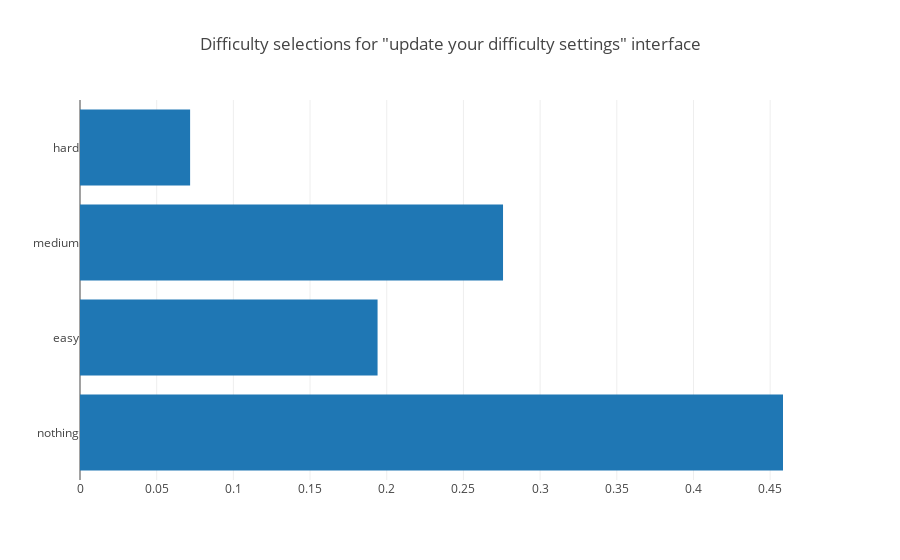

The cell this chart's notebook holds for it:
### Code cell
plotdict(get_choose_difficulty_counts_for_user_list_user_normalized(difficulty_interface_to_users['settings_update']), 'Difficulty selections for "update your difficulty settings" interface')

### Figure 1 — Plotly figure (JSON) as saved in the notebook; plotly's stock layout.template omitted (floating-point values rounded to 4 significant figures)
{"data": [{"orientation": "h", "type": "bar", "uid": "5158739b-b66e-4ddc-b5fc-d469cefcd5ba", "x": [0.4584, 0.194, 0.2758, 0.07179], "y": ["nothing", "easy", "medium", "hard"]}], "layout": {"title": {"text": "Difficulty selections for \"update your difficulty settings\" interface"}}}
